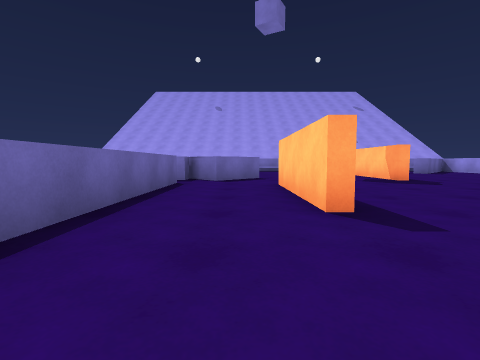
[1] (above)

20 first-person views from a walk through a 3-D level made in the Unity game engine. The camera is 0.53 m above the floor, tilts 4° down and sees 85° across. The floor is counted in squares, 1 m on a side. Each view is taken from the middle of a square. On the plan, view 1 faces up. The plan holds only what a view shows up to about 9 squares ahead; the rest is blank. The place goes on beyond the plan. The player is left out. Surface patterns are stand-ins for the level's own textures.

[2]
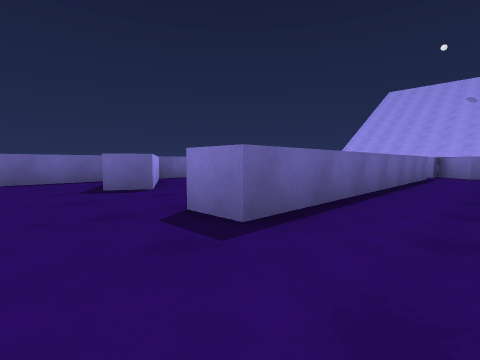

[3]
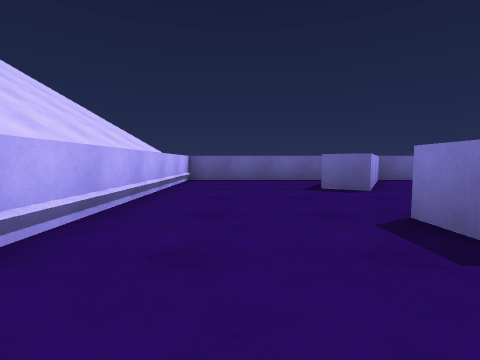

[4]
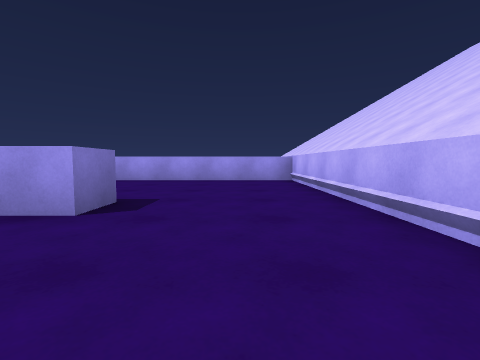

[5]
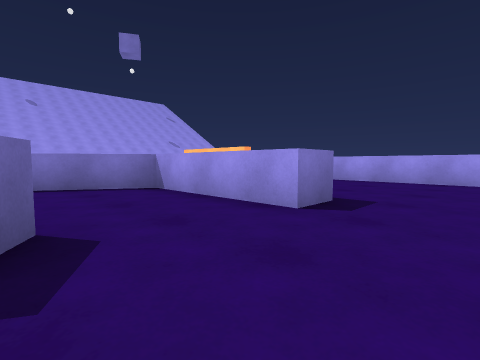

[6]
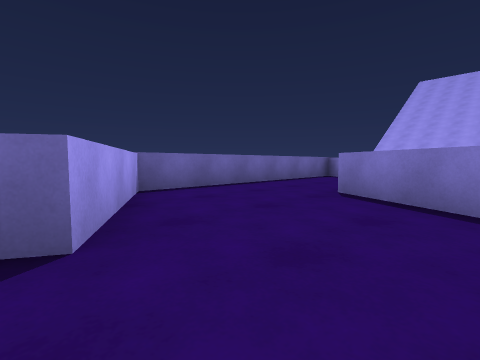

[7]
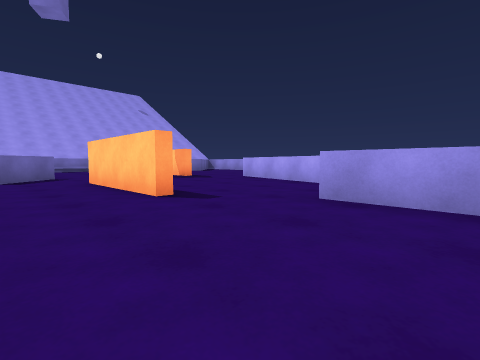

[8]
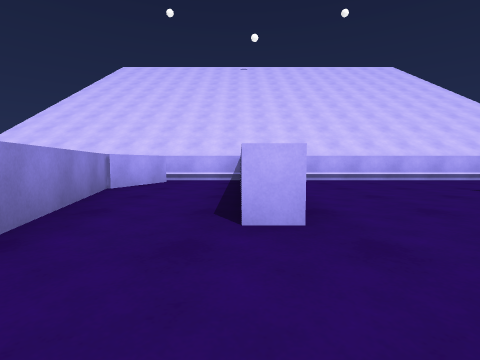

[9]
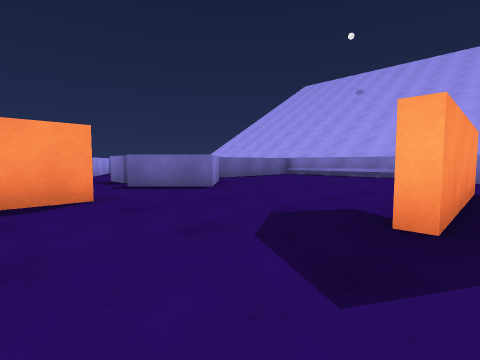

[10]
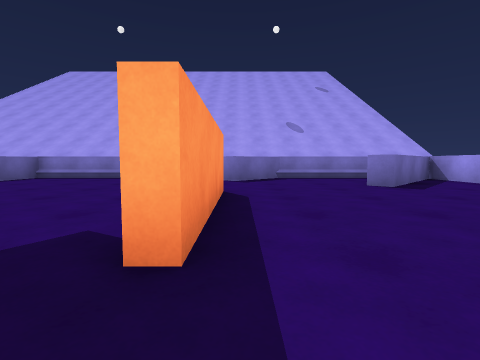

[11]
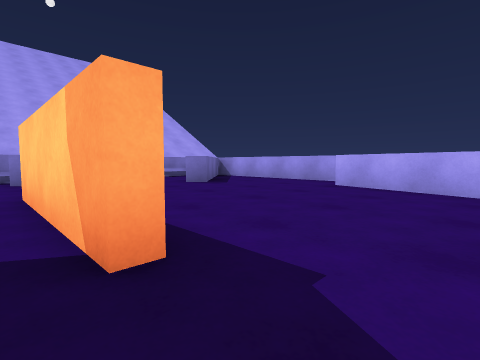

[12]
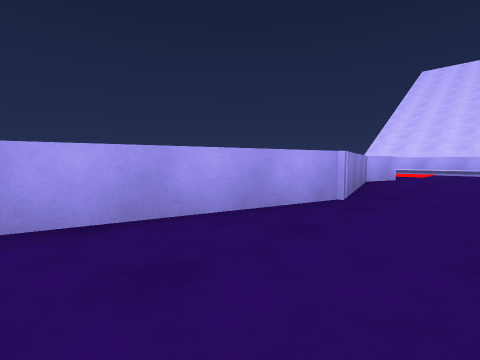

[13]
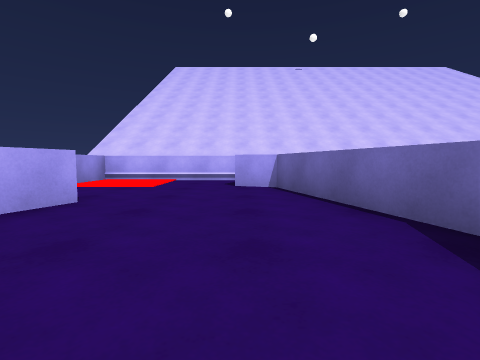

[14]
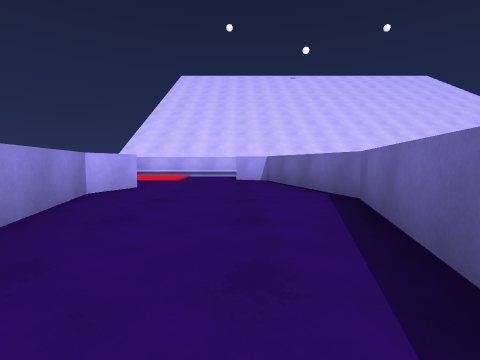

[15]
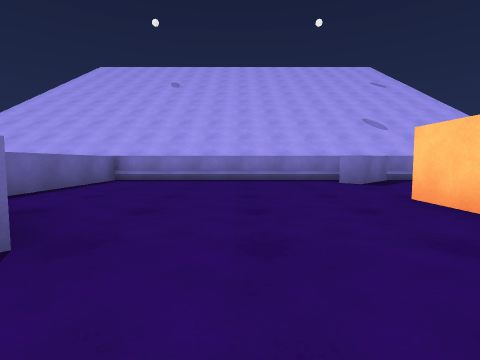

[16]
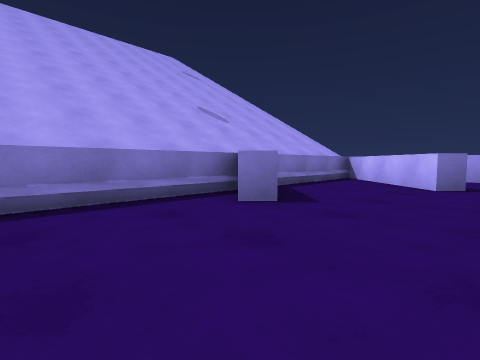

[17]
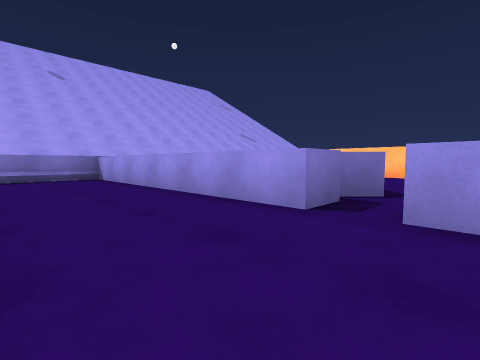

[18]
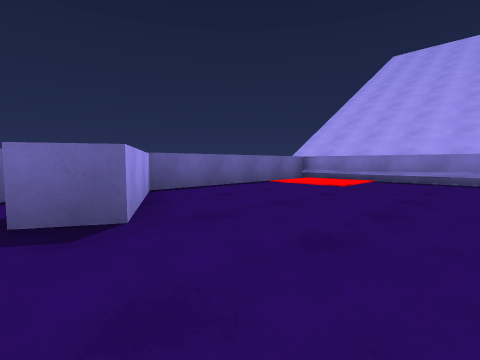

[19]
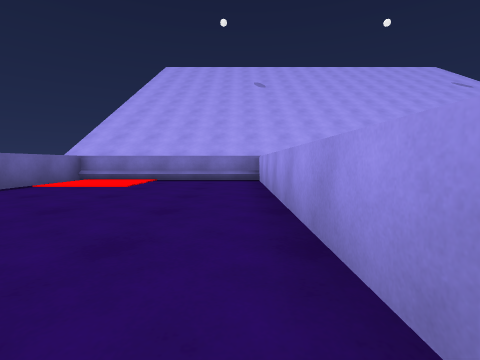

[20]
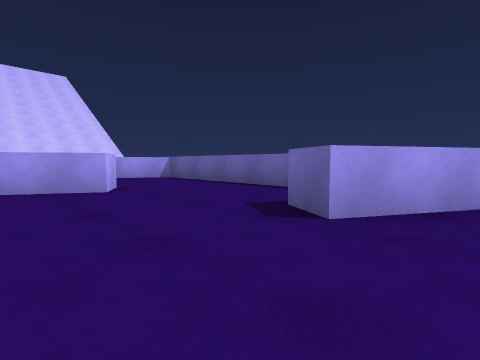

### Floor plan
Points are (right, up) in squares from view 1. A wall is a line through its corners. A room is listed if a view was taken in it or the views show most of it. See-through windows are left out.
Room 1 (views 1, 2, 3, 4, 5, 6, 7)
walls: (-7.6, -0.6) (-7.6, -4.5) (2.5, -4.5) (2.5, 0.8); (0.9, 2.6) (0.9, 6.1); (-7.6, 4.5) (-7.6, 1) (-4.7, -0.6) (-5.2, -1.5); (-1.6, 6.6) (-1.6, -1.4) (-2.5, -1.4) (-2.5, 1.9) (-5, 3.4); (-1.6, 7.5) (-2.5, 7.5)
ways out: opening at (-0.5, 6.5) to room 2; opening at (1.5, 1.5) to room 2; opening at (-6.5, 3.5) to room 5; opening at (-2, 7) to room 5
Room 2 (views 8, 9, 10, 11, 15, 16)
walls: (4.4, 7.2) (4.4, 10.8); (1.2, 6.1) (1.2, 5.1); (-1.6, 8.2) (-1.6, 7.5); (7.8, 11.8) (10.6, 14.6); (5.6, 14.6) (-1.6, 14.6) (-1.6, 10.5); (5, 2.1) (5.8, 5.1); (2.5, 0.8) (3, 0.8); (10.9, 14.6) (6.3, 14.6) (4.9, 13.1) (4.4, 13.6)
ways out: opening at (-0.5, 6.5) to room 1; opening at (1.5, 1.5) to room 1; opening at (6.4, 9.2) to room 3; opening at (4, 0) to room 4
objects: block (-1, 8) to (0, 9)
Room 3 (view 12)
walls: (9.1, 6.4) (9.7, 8.7); (10.9, 9.1) (10.9, 14.6); (4.7, 10.8) (4.7, 7.2); (10.9, 14.2) (8.2, 11.4) (7.8, 11.8)
ways out: opening at (6.4, 9.2) to room 2; opening at (7.5, 5.5) to room 4
Room 4 (views 13, 14)
walls: (5.7, -2.3) (4.7, 1.2); (9.3, 1.5) (8.6, 4.3) (9.1, 6.4); (7.1, -4.5) (10.9, -4.5) (10.9, -3.1); (6, 4) (5.3, 1.2) (6.2, -2.4); (2.9, -4.5) (5.1, -4.5)
ways out: opening at (4, 0) to room 2; opening at (7.5, 5.5) to room 3
objects: block (5, -4) to (7, -3); block (9, -1) to (10, 1)
Room 5 (views 17, 18, 19, 20)
walls: (-2.5, 7.5) (-2.5, 14.6) (-7.6, 14.6) (-7.6, 9.2) (-5.3, 7.9) (-5.8, 7.1); (-7.6, 7.2) (-7.6, 4.5); (-2.5, 6) (-2.5, 6.6); (-5, 3.4) (-4.6, 4.2) (-3.2, 3.4)
ways out: opening at (-6.5, 3.5) to room 1; opening at (-2, 7) to room 1

Positions as (right, up) in squares from view 1, and headings:
1: (0, 0), facing up
2: (0, -3), facing up-left
3: (0, -3), facing left
4: (-5, -3), facing right
5: (-5, -3), facing up-right
6: (-3, -1), facing up-left
7: (-1, -1), facing up-right
8: (3, 3), facing down
9: (5, 5), facing up-left
10: (5, 6), facing up
11: (4, 6), facing up-right
12: (7, 8), facing down-right
13: (7, 3), facing down
14: (7, 5), facing down
15: (2, 7), facing up
16: (2, 11), facing up-right
17: (-5, 6), facing up-right
18: (-3, 7), facing up-left
19: (-3, 7), facing up
20: (-3, 9), facing down-left
